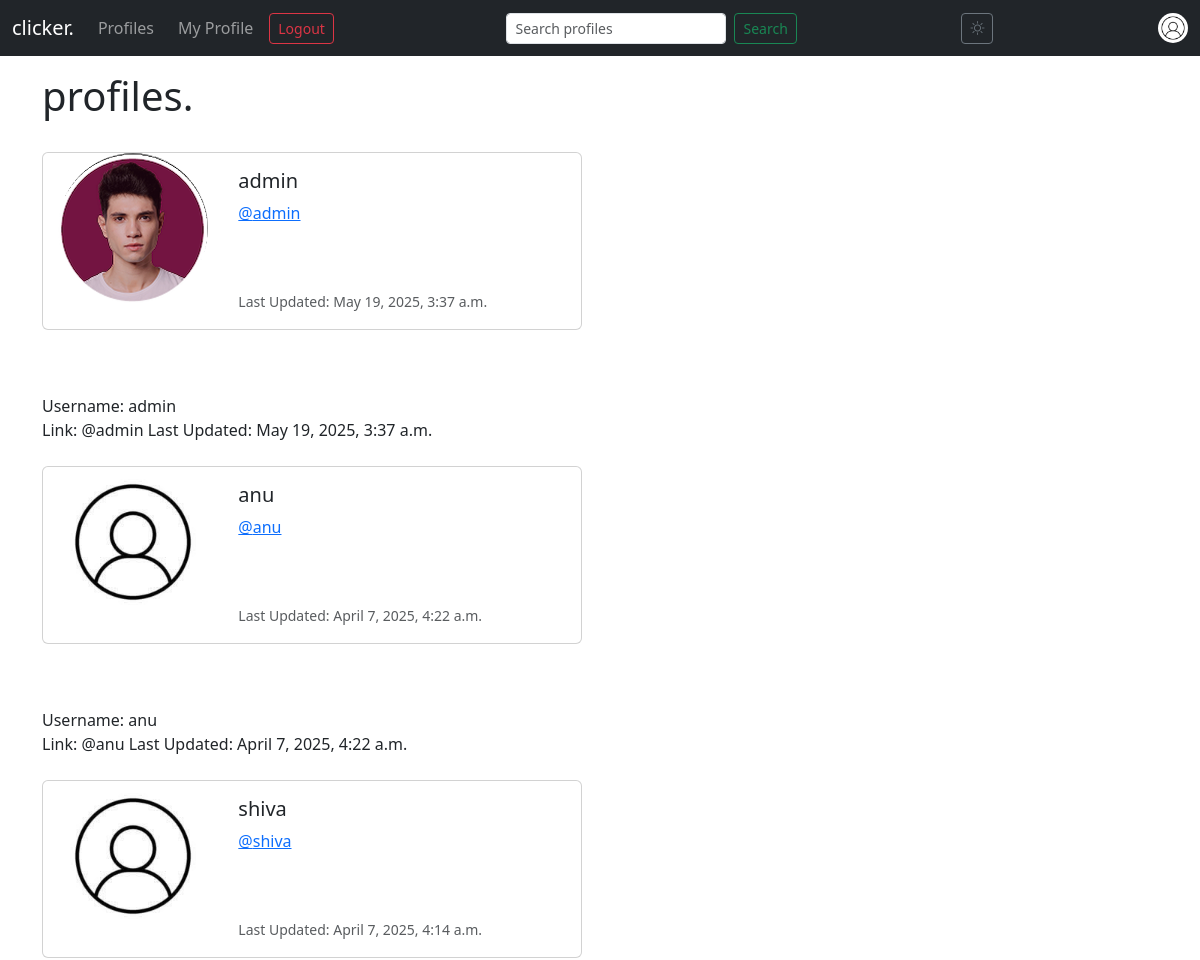
The app's page /profile_list/ (signed in, upper part), older data.
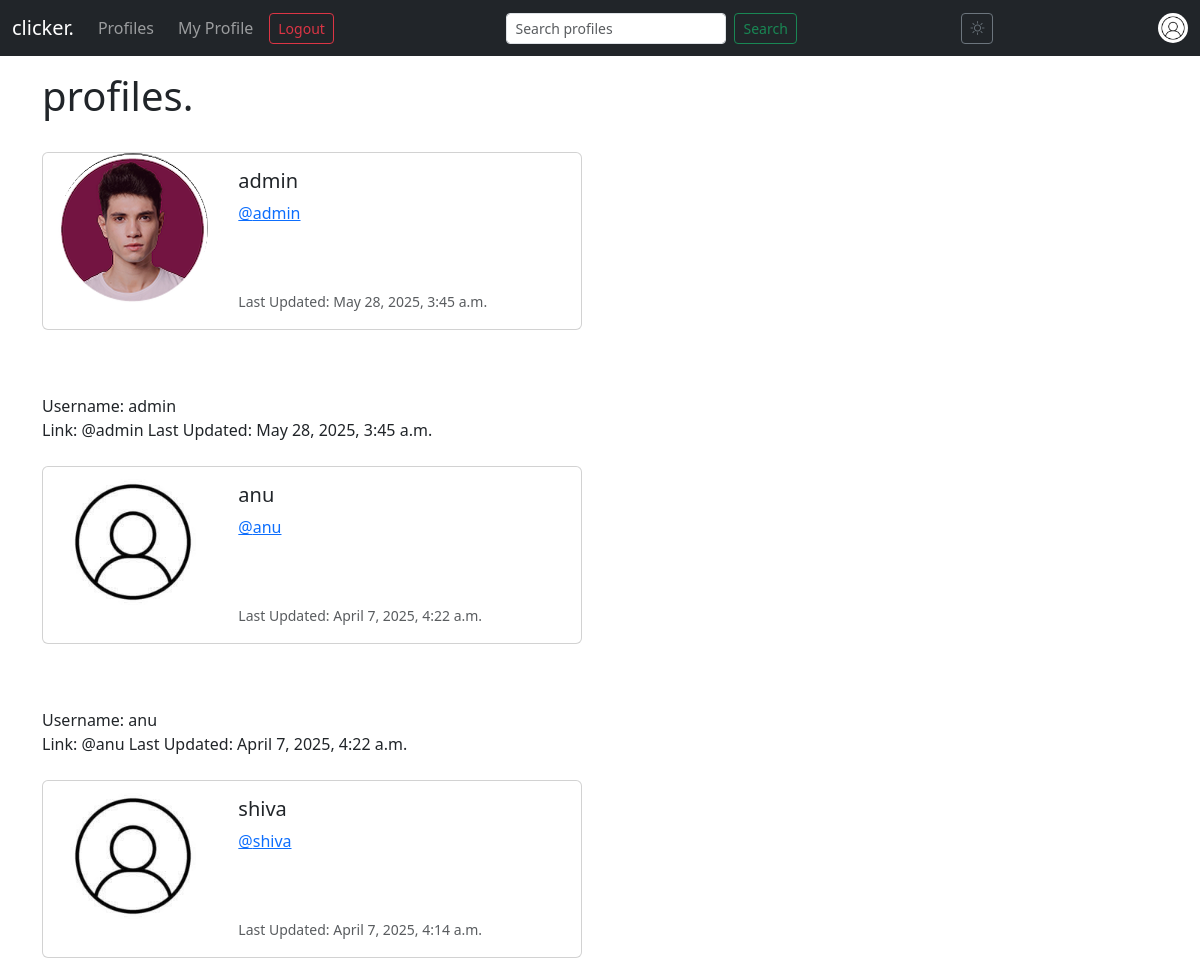
The same page, newer data.
### clickerapp/models.py (models this page shows, shortened)
class Profile(models.Model):
    user = models.OneToOneField(User, on_delete=models.CASCADE)
    profile_image = models.ImageField(upload_to='profile_images/', blank=True, null=True)
    follows = models.ManyToManyField("self",
                                     related_name="followed_by",
                                     symmetrical=False,
                                     blank=True)
    date_modified = models.DateTimeField(auto_now=True)
    bio = models.TextField(blank=True, null=True)

### clickerapp/views.py (the view)
# urls.py: path('profile_list/',views.profile_list, name='profile_list'),
def profile_list(request):
    if request.user.is_authenticated:
        profiles = Profile.objects.exclude(user=request.user)
        return render(request, 'profile_list.html', {"profiles": profiles})
    else:
        messages.error(request, ("You must be logged in to view profiles."))
        return redirect('home')

### template/profile_list.html
{% extends 'base.html' %}
{% load static %}
{% block content %}
<h1>profiles.</h1>
<br/>
{% if profiles %}
    {% for profile in profiles %}
    <div class="card mb-3" style="max-width: 540px;">
        <div class="row g-0">
          <div class="col-md-4 text-center">
            {% if profile.profile_image and profile.profile_image.url %}
                <img src="{{ profile.profile_image.url }}" class="img-fluid rounded-circle" style="width: 150px; height: 150px; object-fit: cover;" alt="Profile image">
            {% else %}
                <img src="{% static 'images/default_profile_pic.jpg' %}" class="img-fluid rounded-circle" style="width: 150px; height: 150px; object-fit: cover;" alt="Default Profile Image">
            {% endif %}
        </div>
          <div class="col-md-8">
            <div class="card-body">
              <h5 class="card-title">{{ profile.user.username }}</h5>
              <p class="card-text"><a href="{% url 'profile' profile.user.id %}">@{{ profile.user.username|lower }}</a></p>
              <br/><br/>
              <p class="card-text">
                <small class="text-muted">Last Updated: {{ profile.date_modified }}</small></p>
            </div>
          </div>
        </div>
      </div>
<br/> <br/>
            Username: {{ profile.user.username }} <br/>
            Link: @{{ profile.user.username|lower }}
            Last Updated: {{ profile.date_modified }}
            <br/><br/>
    {% endfor %}
{% endif %}
{% endblock %}

Row changes from the older to the newer data that the page shows:
changed Profile "admin": date_modified "May 19, 2025, 3:37 a.m." → "May 28, 2025, 3:45 a.m."
